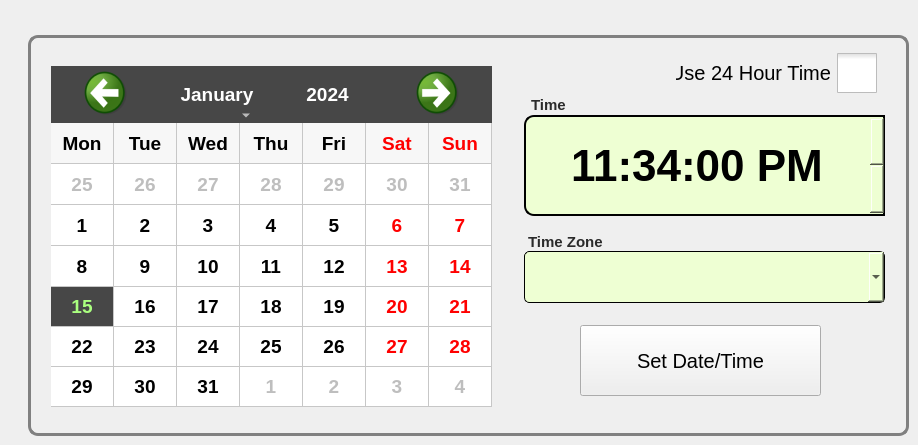
   <widget class="QWidget" name="dateTimeTab">
    <attribute name="title">
     <string>Time</string>
    </attribute>
    <widget class="QGroupBox" name="groupBox_7">
     <property name="geometry">
      <rect>
       <x>28</x>
       <y>35</y>
       <width>881</width>
       <height>401</height>
      </rect>
     </property>
     <property name="styleSheet">
      <string notr="true">QGroupBox{
	background: url(:/images/brushedSteelSheet.png);
border-color: rgb(118, 118, 118);
border-radius:10px;
border: 3px solid gray;
}</string>
     </property>
     <property name="title">
      <string/>
     </property>
     <widget class="QLabel" name="mutedResultsLabel_2">
      <property name="geometry">
       <rect>
        <x>22</x>
        <y>58</y>
        <width>66</width>
        <height>17</height>
       </rect>
      </property>
      <property name="font">
       <font>
        <pointsize>8</pointsize>
       </font>
      </property>
      <property name="text">
       <string/>
      </property>
      <property name="alignment">
       <set>Qt::AlignCenter</set>
      </property>
     </widget>
     <widget class="QPushButton" name="setDateTimeBut">
      <property name="geometry">
       <rect>
        <x>552</x>
        <y>290</y>
        <width>241</width>
        <height>71</height>
       </rect>
      </property>
      <property name="font">
       <font>
        <pointsize>15</pointsize>
       </font>
      </property>
      <property name="styleSheet">
       <string notr="true"/>
      </property>
      <property name="text">
       <string>Set Date/Time</string>
      </property>
     </widget>
     <widget class="QComboBox" name="timeZoneCombo">
      <property name="geometry">
       <rect>
        <x>496</x>
        <y>216</y>
        <width>361</width>
        <height>52</height>
       </rect>
      </property>
      <property name="palette">
       <palette>
        <active>
         <colorrole role="WindowText">
          <brush brushstyle="SolidPattern">
           <color alpha="255">
            <red>0</red>
            <green>0</green>
            <blue>0</blue>
           </color>
          </brush>
         </colorrole>
         <colorrole role="Button">
          <brush brushstyle="SolidPattern">
           <color alpha="255">
            <red>238</red>
            <green>255</green>
            <blue>211</blue>
           </color>
          </brush>
         </colorrole>
         <colorrole role="Text">
          <brush brushstyle="SolidPattern">
           <color alpha="255">
            <red>0</red>
            <green>0</green>
            <blue>0</blue>
           </color>
          </brush>
         </colorrole>
         <colorrole role="ButtonText">
          <brush brushstyle="SolidPattern">
           <color alpha="255">
            <red>0</red>
            <green>0</green>
            <blue>0</blue>
           </color>
          </brush>
         </colorrole>
         <colorrole role="Base">
          <brush brushstyle="SolidPattern">
           <color alpha="255">
            <red>238</red>
            <green>255</green>
            <blue>211</blue>
           </color>
          </brush>
         </colorrole>
         <colorrole role="Window">
          <brush brushstyle="SolidPattern">
           <color alpha="255">
            <red>238</red>
            <green>255</green>
            <blue>211</blue>
           </color>
          </brush>
         </colorrole>
         <colorrole role="AlternateBase">
          <brush brushstyle="SolidPattern">
           <color alpha="255">
            <red>226</red>
            <green>226</green>
            <blue>226</blue>
           </color>
          </brush>
         </colorrole>
        </active>
        <inactive>
         <colorrole role="WindowText">
          <brush brushstyle="SolidPattern">
           <color alpha="255">
            <red>0</red>
            <green>0</green>
            <blue>0</blue>
           </color>
          </brush>
         </colorrole>
         <colorrole role="Button">
          <brush brushstyle="SolidPattern">
           <color alpha="255">
            <red>238</red>
            <green>255</green>
            <blue>211</blue>
           </color>
          </brush>
         </colorrole>
         <colorrole role="Text">
          <brush brushstyle="SolidPattern">
           <color alpha="255">
            <red>0</red>
            <green>0</green>
            <blue>0</blue>
           </color>
          </brush>
         </colorrole>
         <colorrole role="ButtonText">
          <brush brushstyle="SolidPattern">
           <color alpha="255">
            <red>0</red>
            <green>0</green>
            <blue>0</blue>
           </color>
          </brush>
         </colorrole>
         <colorrole role="Base">
          <brush brushstyle="SolidPattern">
           <color alpha="255">
            <red>238</red>
            <green>255</green>
            <blue>211</blue>
           </color>
          </brush>
         </colorrole>
         <colorrole role="Window">
          <brush brushstyle="SolidPattern">
           <color alpha="255">
            <red>238</red>
            <green>255</green>
            <blue>211</blue>
           </color>
          </brush>
         </colorrole>
         <colorrole role="AlternateBase">
          <brush brushstyle="SolidPattern">
           <color alpha="255">
            <red>239</red>
            <green>239</green>
            <blue>239</blue>
           </color>
          </brush>
         </colorrole>
        </inactive>
        <disabled>
         <colorrole role="WindowText">
          <brush brushstyle="SolidPattern">
           <color alpha="255">
            <red>0</red>
            <green>0</green>
            <blue>0</blue>
           </color>
          </brush>
         </colorrole>
         <colorrole role="Button">
          <brush brushstyle="SolidPattern">
           <color alpha="255">
            <red>238</red>
            <green>255</green>
            <blue>211</blue>
           </color>
          </brush>
         </colorrole>
         <colorrole role="Text">
          <brush brushstyle="SolidPattern">
           <color alpha="255">
            <red>0</red>
            <green>0</green>
            <blue>0</blue>
           </color>
          </brush>
         </colorrole>
         <colorrole role="ButtonText">
          <brush brushstyle="SolidPattern">
           <color alpha="255">
            <red>0</red>
            <green>0</green>
            <blue>0</blue>
           </color>
          </brush>
         </colorrole>
         <colorrole role="Base">
          <brush brushstyle="SolidPattern">
           <color alpha="255">
            <red>238</red>
            <green>255</green>
            <blue>211</blue>
           </color>
          </brush>
         </colorrole>
         <colorrole role="Window">
          <brush brushstyle="SolidPattern">
           <color alpha="255">
            <red>238</red>
            <green>255</green>
            <blue>211</blue>
           </color>
          </brush>
         </colorrole>
         <colorrole role="AlternateBase">
          <brush brushstyle="SolidPattern">
           <color alpha="255">
            <red>0</red>
            <green>0</green>
            <blue>0</blue>
           </color>
          </brush>
         </colorrole>
        </disabled>
       </palette>
      </property>
      <property name="font">
       <font>
        <pointsize>13</pointsize>
       </font>
      </property>
      <property name="focusPolicy">
       <enum>Qt::StrongFocus</enum>
      </property>
      <property name="styleSheet">
       <string notr="true">QComboBox#timeZoneCombo{
	color: black;
border-radius: 5px;
border: 1px solid black;
	background: rgb(238, 255, 211); 
}
QComboBox::drop-down {
     width: 48px;
height: 48px;
border: 1px solid gray;
border-radius: 4px;
background: url(images/SpinBoxButtonsOffCalendarBottom.png);
color: black;
 }

QComboBox:!editable{
color: black;
background: url(images/brushedSteelSheet.png);
}

QComboBox:editable{
color: rgb(0,0,0);

}</string>
      </property>
      <property name="editable">
       <bool>false</bool>
      </property>
      <property name="currentIndex">
       <number>-1</number>
      </property>
      <property name="maxVisibleItems">
       <number>10</number>
      </property>
      <property name="sizeAdjustPolicy">
       <enum>QComboBox::AdjustToContentsOnFirstShow</enum>
      </property>
      <property name="minimumContentsLength">
       <number>0</number>
      </property>
     </widget>
     <widget class="QCalendarWidget" name="dateEdit">
      <property name="geometry">
       <rect>
        <x>23</x>
        <y>31</y>
        <width>441</width>
        <height>341</height>
       </rect>
      </property>
      <property name="font">
       <font>
        <pointsize>14</pointsize>
        <weight>75</weight>
        <bold>true</bold>
       </font>
      </property>
      <property name="autoFillBackground">
       <bool>false</bool>
      </property>
      <property name="styleSheet">
       <string notr="true">QCalendarWidget{

border-radius: 2 px solid rgb(170,255,125);

}

QMenu { font-size:20px; 
width: 150px; 
left: 20px;
/*background: url(images/brushedSteelSheet.png);*/
background:rgb(71,71,71);
/*background-color:qlineargradient(x1:0, y1:0, x2:0, y2:1, stop: 0  #cccccc, stop: 1 #666666); */
	border-color: rgb(170, 255, 127);
color:rgb(255,255,255);
}

QToolButton {
icon-size: 48px, 48px;
/*background-color: qlineargradient(x1:0, y1:0, x2:0,
y2:1, stop: 0 #cccccc, stop: 1 #333333); */
background-color:rgb(71,71,71);
height: 50px; 
width: 120px;
color:rgb(255,255,255);
}

QAbstractItemView {
/*selection-background-color: rgb(255, 174, 0);*/
selection-background-color:rgb(71,71,71);
/*selection-color:rgb(255,255,255);*/
	selection-color: rgb(170, 255, 127);

}

/*background: url(images/brushedSteelSheet.png); */

QCalendarWidget::add-page{
background: url(images/SpinBoxButtonsOffCalendarUp.png);
}

QToolButton::menu-button {

}

QToolButton::menu-indicator{
width: 50px;
}

QToolButton::menu-indicator:pressed,
QToolButton::menu-indicator:open{
top:10px; 
left: 10px;

}
QListView {background-color:rgb(71,71,71); color:rgb(255,255,255);}
QSpinBox::up-button { subcontrol-origin: border;
subcontrol-position: top right; width:50px; 
border-image: url(images/SpinBoxButtonsOffCalendarUp.png);}
QSpinBox::down-button {subcontrol-origin: border; subcontrol-position: bottom right;
border-width: 1px; width:50px;}
QSpinBox::down-arrow { width:50px; height:50px;
image: url(images/SpinBoxButtonsOffCalendarDown.png); } 

/*
#qt_calendar_navigationbar
{
   background: rgb(133, 174, 193);
/*	background: rgb(78, 108, 124); 
	color: white;
}
*/

#qt_calendar_rightarrow{
}</string>
      </property>
      <property name="gridVisible">
       <bool>true</bool>
      </property>
      <property name="horizontalHeaderFormat">
       <enum>QCalendarWidget::ShortDayNames</enum>
      </property>
      <property name="verticalHeaderFormat">
       <enum>QCalendarWidget::NoVerticalHeader</enum>
      </property>
      <property name="navigationBarVisible">
       <bool>true</bool>
      </property>
      <property name="dateEditEnabled">
       <bool>true</bool>
      </property>
     </widget>
     <widget class="QTimeEdit" name="timeEdit">
      <property name="geometry">
       <rect>
        <x>496</x>
        <y>80</y>
        <width>361</width>
        <height>101</height>
       </rect>
      </property>
      <property name="font">
       <font>
        <pointsize>33</pointsize>
        <weight>75</weight>
        <bold>true</bold>
       </font>
      </property>
      <property name="focusPolicy">
       <enum>Qt::StrongFocus</enum>
      </property>
      <property name="styleSheet">
       <string notr="true">QTimeEdit#timeEdit{
	background: rgb(238, 255, 211); 
border-top-left-radius: 10px;
border-bottom-left-radius: 10px;
border: 2px solid black;
} 

QTimeEdit::up-button {
      width: 50px;
	height:51px;
 /* 16 + 2*1px border-width = 15px padding + 3px parent border */
	background:black;	
	background: url(:/images/SpinBoxButtonsOffTopTime.png);
    
 }

 QTimeEdit::down-button {
      width: 50px;
	height:51px;
 /* 16 + 2*1px border-width = 15px padding + 3px parent border */
	background:black;	
	background: url(:/images/SpinBoxButtonsOffBottomTime.png);
    
 }</string>
      </property>
      <property name="wrapping">
       <bool>true</bool>
      </property>
      <property name="alignment">
       <set>Qt::AlignCenter</set>
      </property>
      <property name="time">
       <time>
        <hour>23</hour>
        <minute>34</minute>
        <second>0</second>
       </time>
      </property>
      <property name="displayFormat">
       <string>hh:mm:ss AP</string>
      </property>
      <property name="calendarPopup">
       <bool>false</bool>
      </property>
     </widget>
     <widget class="QLabel" name="label_6">
      <property name="geometry">
       <rect>
        <x>503</x>
        <y>60</y>
        <width>131</width>
        <height>20</height>
       </rect>
      </property>
      <property name="font">
       <font>
        <pointsize>11</pointsize>
        <weight>75</weight>
        <bold>true</bold>
       </font>
      </property>
      <property name="styleSheet">
       <string notr="true">color: rgb(43, 43, 43);
background:transparent;</string>
      </property>
      <property name="text">
       <string>Time</string>
      </property>
      <property name="alignment">
       <set>Qt::AlignLeading|Qt::AlignLeft|Qt::AlignVCenter</set>
      </property>
     </widget>
     <widget class="QLabel" name="label_8">
      <property name="geometry">
       <rect>
        <x>500</x>
        <y>197</y>
        <width>131</width>
        <height>20</height>
       </rect>
      </property>
      <property name="font">
       <font>
        <pointsize>11</pointsize>
        <weight>75</weight>
        <bold>true</bold>
       </font>
      </property>
      <property name="styleSheet">
       <string notr="true">color: rgb(43, 43, 43);
background:transparent;</string>
      </property>
      <property name="text">
       <string>Time Zone</string>
      </property>
      <property name="alignment">
       <set>Qt::AlignLeading|Qt::AlignLeft|Qt::AlignVCenter</set>
      </property>
     </widget>
     <widget class="QCheckBox" name="astronomicalCheckBox">
      <property name="geometry">
       <rect>
        <x>648</x>
        <y>18</y>
        <width>201</width>
        <height>40</height>
       </rect>
      </property>
      <property name="font">
       <font>
        <pointsize>15</pointsize>
       </font>
      </property>
      <property name="layoutDirection">
       <enum>Qt::RightToLeft</enum>
      </property>
      <property name="styleSheet">
       <string notr="true">QCheckBox::indicator{
	width: 40px;
	height: 40px;
}
QCheckbox#astronomicalCheckBox{
color: rgb(43, 43, 43);
background-color:transparent;
}</string>
      </property>
      <property name="text">
       <string>Use 24 Hour Time</string>
      </property>
     </widget>
    </widget>
   </widget>
